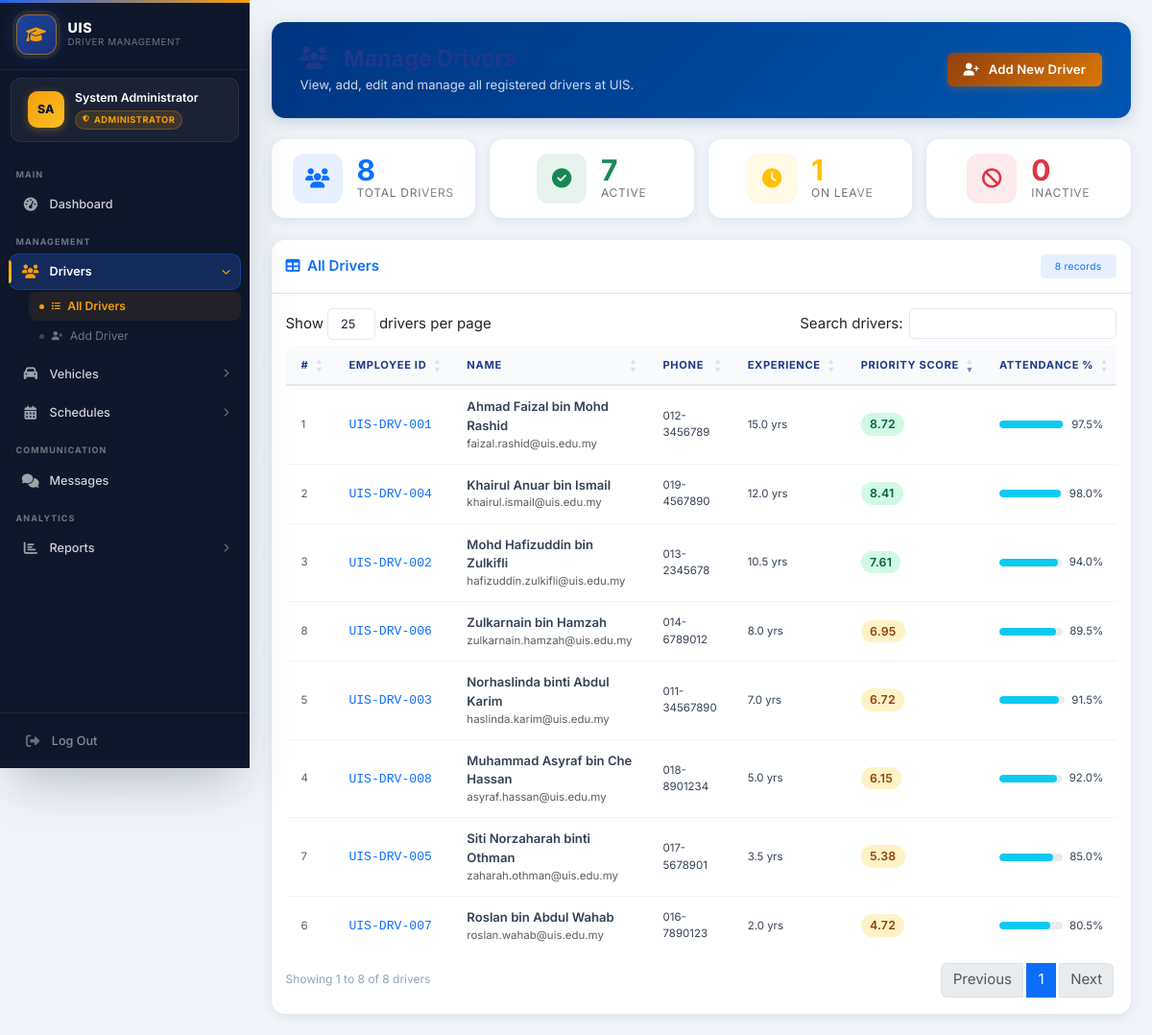
Screenshot of /admin/drivers.php (signed in) with the database file from the repository.
### tables this page shows
CREATE TABLE drivers (
    driver_id           INT             NOT NULL AUTO_INCREMENT,
    employee_id         VARCHAR(20)     NOT NULL,
    name                VARCHAR(100)    NOT NULL,
    phone               VARCHAR(20)     NULL DEFAULT NULL,
    email               VARCHAR(100)    NULL DEFAULT NULL,
    address             TEXT            NULL DEFAULT NULL,
    experience_years    DECIMAL(4,1)    NOT NULL DEFAULT 0,
    attendance_rate     DECIMAL(5,2)    NOT NULL DEFAULT 100.00 COMMENT '0-100 percentage',
    performance_score   DECIMAL(5,2)    NOT NULL DEFAULT 5.00  COMMENT '0-10 scale',
    certification_score DECIMAL(5,2)    NOT NULL DEFAULT 5.00  COMMENT '0-10 scale',
    license_number      VARCHAR(50)     NULL DEFAULT NULL,
    license_class       VARCHAR(10)     NULL DEFAULT NULL,
    license_expiry      DATE            NULL DEFAULT NULL,
    status              ENUM('active','inactive','on_leave') NOT NULL DEFAULT 'active',
    created_at          TIMESTAMP       NOT NULL DEFAULT CURRENT_TIMESTAMP,
    updated_at          TIMESTAMP       NOT NULL DEFAULT CURRENT_TIMESTAMP ON UPDATE CURRENT_TIMESTAMP,
    PRIMARY KEY (driver_id),
    UNIQUE KEY uq_drivers_employee_id (employee_id)
);

### admin/drivers.php (the view, shortened to what this page needs)
<?php
require_once '../config/database.php';
$result  = $conn->query("SELECT * FROM drivers ORDER BY name ASC");
$drivers = $result ? $result->fetch_all(MYSQLI_ASSOC) : [];
$total    = count($drivers);
$active   = 0;
$on_leave = 0;
$inactive = 0;
foreach ($drivers as &$d) {
    switch ($d['status']) {
        case 'active':   $active++;   break;
        case 'on_leave': $on_leave++; break;
    }
}
?>
<!DOCTYPE html>
<html lang="en">
<head>
    <link href="https://cdn.jsdelivr.net/npm/bootstrap@5.3.0/dist/css/bootstrap.min.css" rel="stylesheet">
    <link href="https://cdnjs.cloudflare.com/ajax/libs/font-awesome/6.4.0/css/all.min.css" rel="stylesheet">
    <link href="https://cdn.datatables.net/1.13.6/css/dataTables.bootstrap5.min.css" rel="stylesheet">
    <link href="<?php echo SITE_URL; ?>/assets/css/style.css" rel="stylesheet">
</head>
<body>
<?php include '../includes/sidebar.php'; ?>
<main class="main-content p-4">
    <div class="page-header d-flex justify-content-between align-items-center flex-wrap gap-3">
        <div>
            <h1><i class="fas fa-users me-2" aria-hidden="true"></i>Manage Drivers</h1>
            <p>View, add, edit and manage all registered drivers at UIS.</p>
        </div>
        <a href="<?php echo SITE_URL; ?>/admin/add_driver.php" class="btn btn-warning fw-semibold">
            <i class="fas fa-user-plus me-1" aria-hidden="true"></i> Add New Driver
        </a>
    </div>
    <div class="row g-3 mb-4">
        <div class="col-6 col-md-3">
            <div class="card stat-card h-100 p-3">
                <div class="d-flex align-items-center gap-3">
                    <div class="stat-icon bg-primary bg-opacity-10 text-primary">
                        <i class="fas fa-users" aria-hidden="true"></i>
                    </div>
                    <div>
                        <div class="stat-value text-primary"><?php echo $total; ?></div>
                        <div class="stat-label">Total Drivers</div>
                    </div>
                </div>
            </div>
        </div>
        <div class="col-6 col-md-3">
            <div class="card stat-card h-100 p-3">
                <div class="d-flex align-items-center gap-3">
                    <div class="stat-icon bg-success bg-opacity-10 text-success">
                        <i class="fas fa-circle-check" aria-hidden="true"></i>
                    </div>
                    <div>
                        <div class="stat-value text-success"><?php echo $active; ?></div>
                        <div class="stat-label">Active</div>
                    </div>
                </div>
            </div>
        </div>
        <div class="col-6 col-md-3">
            <div class="card stat-card h-100 p-3">
                <div class="d-flex align-items-center gap-3">
                    <div class="stat-icon bg-warning bg-opacity-10 text-warning">
                        <i class="fas fa-clock" aria-hidden="true"></i>
                    </div>
                    <div>
                        <div class="stat-value text-warning"><?php echo $on_leave; ?></div>
                        <div class="stat-label">On Leave</div>
                    </div>
                </div>
            </div>
        </div>
        <div class="col-6 col-md-3">
            <div class="card stat-card h-100 p-3">
                <div class="d-flex align-items-center gap-3">
                    <div class="stat-icon bg-danger bg-opacity-10 text-danger">
                        <i class="fas fa-ban" aria-hidden="true"></i>
                    </div>
                    <div>
                        <div class="stat-value text-danger"><?php echo $inactive; ?></div>
                        <div class="stat-label">Inactive</div>
                    </div>
                </div>
            </div>
        </div>
    </div>
    <div class="card table-card">
        <div class="card-body p-0">
            <div class="p-3 border-bottom d-flex align-items-center justify-content-between flex-wrap gap-2">
                <h6 class="mb-0 fw-semibold text-primary">
                    <i class="fas fa-table me-1" aria-hidden="true"></i> All Drivers
                </h6>
                <span class="badge bg-primary bg-opacity-10 text-primary fw-normal px-3 py-2">
                    <?php echo $total; ?> record<?php echo $total !== 1 ? 's' : ''; ?>
                </span>
            </div>
            <div class="p-3">
                <div class="table-responsive">
                    <table id="driversTable" class="table table-hover align-middle mb-0">
                        <thead>
                            <tr>
                                <th>#</th>
                                <th>Employee ID</th>
                                <th>Name</th>
                                <th>Phone</th>
                                <th>Experience</th>
                                <th>Priority Score</th>
                                <th>Attendance %</th>
                            </tr>
                        </thead>
                        <tbody>
                        <?php foreach ($drivers as $i => $d): ?>
                            <?php
                                $score     = $d['priority_score'];
                                $scoreClass = 'priority-low';
                                if ($score >= 7)      $scoreClass = 'priority-high';
                                elseif ($score >= 4)  $scoreClass = 'priority-medium';
                            ?>
                            <tr>
                                <td class="text-muted small"><?php echo $i + 1; ?></td>
                                <td>
                                    <span class="fw-medium text-primary font-monospace">
                                        <?php echo htmlspecialchars($d['employee_id']); ?>
                                    </span>
                                </td>
                                <td>
                                    <div class="fw-semibold"><?php echo htmlspecialchars($d['name']); ?></div>
                                    <div class="small text-muted"><?php echo htmlspecialchars($d['email'] ?? ''); ?></div>
                                </td>
                                <td class="small"><?php echo htmlspecialchars($d['phone']); ?></td>
                                <td class="small">
                                    <?php echo number_format((float)$d['experience_years'], 1); ?> yr<?php echo (float)$d['experience_years'] != 1 ? 's' : ''; ?>
                                </td>
                                <td>
                                    <span class="badge-priority <?php echo $scoreClass; ?>">
                                        <?php echo number_format($score, 2); ?>
                                    </span>
                                </td>
                                <td>
                                    <div class="d-flex align-items-center gap-2">
                                        <div class="score-bar flex-grow-1" style="max-width:70px;">
                                            <div class="score-bar-fill bg-info"
                                                 style="width:<?php echo min(100, (float)$d['attendance_rate']); ?>%"></div>
                                        </div>
                                        <span class="small"><?php echo number_format((float)$d['attendance_rate'], 1); ?>%</span>
                                    </div>
                                </td>
                            </tr>
                        <?php endforeach; ?>
                        </tbody>
                    </table>
                </div>
            </div>
        </div>
    </div>
</main>
</body>
</html>

### admin/drivers.php (style rules this page uses)
.stat-card { border: none; border-radius: 14px; box-shadow: 0 2px 12px rgba(0,53,128,.10); transition: transform .2s, box-shadow .2s; }
.stat-card .stat-icon { width: 52px; height: 52px; border-radius: 12px; display: flex; align-items: center; justify-content: center; font-size: 1.35rem; }
.stat-value { font-size: 2rem; font-weight: 700; line-height: 1; }
.stat-label { font-size: .8rem; text-transform: uppercase; letter-spacing: .06em; color: #6c757d; }
.table-card { border: none; border-radius: 14px; overflow: hidden; box-shadow: 0 2px 12px rgba(0,53,128,.10); }
.table thead th { background: #f8f9fb; font-size: .78rem; text-transform: uppercase; letter-spacing: .06em; color: #4b5563; border-bottom: 2px solid #e5e7eb; white-space: nowrap; }
.badge-priority { font-size: .82rem; font-weight: 600; border-radius: 20px; padding: .35em .75em; letter-spacing: .02em; }
.priority-high { background: #d1fae5; color: #065f46; }
.priority-medium { background: #fef3c7; color: #92400e; }
.page-header { background: linear-gradient(135deg, #003580 0%, #0056b3 100%); border-radius: 14px; color: #fff; padding: 1.6rem 2rem; margin-bottom: 1.5rem; box-shadow: 0 4px 16px rgba(0,53,128,.20); }
.page-header h1 { font-size: 1.55rem; font-weight: 700; margin: 0; }
.page-header p { margin: .3rem 0 0; opacity: .8; font-size: .88rem; }
.score-bar { height: 8px; border-radius: 4px; background: #e9ecef; overflow: hidden; }
.score-bar-fill { height: 100%; border-radius: 4px; transition: width .6s ease; }

### rows the page displays
drivers: employee "UIS-DRV-001", name "Ahmad Faizal bin Mohd Rashid", email "faizal.rashid@uis.edu.my", phone "012-3456789", experience_years "15.0", score "8.72", attendance_rate "97.5"
drivers: employee "UIS-DRV-004", name "Khairul Anuar bin Ismail", email "khairul.ismail@uis.edu.my", phone "019-4567890", experience_years "12.0", score "8.41", attendance_rate "98.0"
drivers: employee "UIS-DRV-002", name "Mohd Hafizuddin bin Zulkifli", email "hafizuddin.zulkifli@uis.edu.my", phone "013-2345678", experience_years "10.5", score "7.61", attendance_rate "94.0"
drivers: employee "UIS-DRV-008", name "Muhammad Asyraf bin Che Hassan", email "asyraf.hassan@uis.edu.my", phone "018-8901234", experience_years "5.0", score "6.15", attendance_rate "92.0"
drivers: employee "UIS-DRV-003", name "Norhaslinda binti Abdul Karim", email "haslinda.karim@uis.edu.my", phone "011-34567890", experience_years "7.0", score "6.72", attendance_rate "91.5"
drivers: employee "UIS-DRV-007", name "Roslan bin Abdul Wahab", email "roslan.wahab@uis.edu.my", phone "016-7890123", experience_years "2.0", score "4.72", attendance_rate "80.5"
drivers: employee "UIS-DRV-005", name "Siti Norzaharah binti Othman", email "zaharah.othman@uis.edu.my", phone "017-5678901", experience_years "3.5", score "5.38", attendance_rate "85.0"
drivers: employee "UIS-DRV-006", name "Zulkarnain bin Hamzah", email "zulkarnain.hamzah@uis.edu.my", phone "014-6789012", experience_years "8.0", score "6.95", attendance_rate "89.5"

### other values shown
$initials "SA"
$full_name "System Administrator"
$role_label "ADMINISTRATOR"
$total "8"
$active "7"
$on_leave "1"
$inactive "0"
